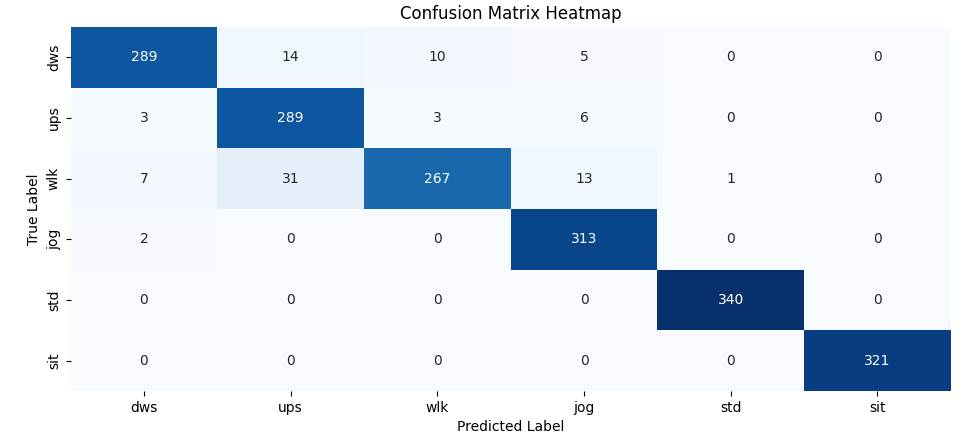

Python code for this plot:
import matplotlib.pyplot as plt
import seaborn as sns
import numpy as np

confusion_matrix = np.array([
    [289, 14, 10, 5, 0, 0],
    [3, 289, 3, 6, 0, 0],
    [7, 31, 267, 13, 1, 0],
    [2, 0, 0, 313, 0, 0],
    [0, 0, 0, 0, 340, 0],
    [0, 0, 0, 0, 0, 321]
])

labels = ["dws", "ups", "wlk", "jog", "std", "sit"]

plt.figure(figsize=(8, 6))
sns.heatmap(confusion_matrix, annot=True, fmt='d', cmap='Blues',
            xticklabels=labels, yticklabels=labels, cbar=False)

plt.xlabel("Predicted Label")
plt.ylabel("True Label")
plt.title("Confusion Matrix Heatmap")
plt.tight_layout()
plt.show()
